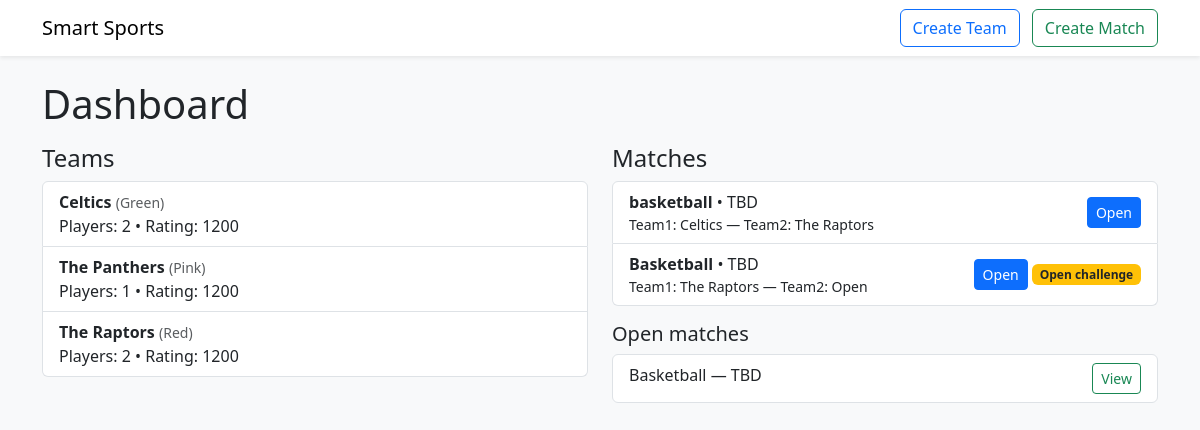
The page / on the database its author committed.
### app/models.py (models this page shows)
class Team(db.Model):
    id = db.Column(db.Integer, primary_key=True)
    name = db.Column(db.String(120), nullable=False)
    color = db.Column(db.String(30), nullable=True)
    skill_rating = db.Column(db.Integer, default=1200)
    created_at = db.Column(db.DateTime, default=datetime.utcnow)
    sport = db.Column(db.String(50), nullable=True, default="soccer")
    captain_id = db.Column(db.Integer, db.ForeignKey('player.id'), nullable=True)
    players = db.relationship("Player", backref="team", lazy=True, foreign_keys="Player.team_id")

class Match(db.Model):
    id = db.Column(db.Integer, primary_key=True)
    sport = db.Column(db.String(80), nullable=False, default="soccer")
    location = db.Column(db.String(200), nullable=True)
    date = db.Column(db.DateTime, nullable=True)
    team1_id = db.Column(db.Integer, db.ForeignKey('team.id'), nullable=True)
    team2_id = db.Column(db.Integer, db.ForeignKey('team.id'), nullable=True)
    stakes = db.Column(db.Float, default=0.0)
    status = db.Column(db.String(50), default="pending")  # pending, locked, completed
    created_at = db.Column(db.DateTime, default=datetime.utcnow)
    team1 = db.relationship("Team", foreign_keys=[team1_id], lazy=True)
    team2 = db.relationship("Team", foreign_keys=[team2_id], lazy=True)

### app/routes.py (the view)
@app.route("/")
def index():
    teams = Team.query.order_by(Team.name).all()
    matches = Match.query.order_by(Match.created_at.desc()).all()
    open_matches = [m for m in matches if (not m.team1_id) or (not m.team2_id)]
    return render_template("index.html", teams=teams, matches=matches, open_matches=open_matches)

### app/templates/index.html
{% extends "base.html" %}
{% block content %}
<h1 class="mb-3">Dashboard</h1>
<div class="row">
  <div class="col-md-6">
    <h4>Teams</h4>
    <div class="list-group">
      {% for t in teams %}
        <a class="list-group-item list-group-item-action" href="{{ url_for('team_detail', team_id=t.id) }}">
          <strong>{{ t.name }}</strong> <small class="text-muted">({{ t.color or 'no color' }})</small>
          <div>Players: {{ t.players|length }} • Rating: {{ t.skill_rating }}</div>
        </a>
      {% else %}
        <div class="text-muted">No teams yet.</div>
      {% endfor %}
    </div>
  </div>
  <div class="col-md-6">
    <h4>Matches</h4>
    <ul class="list-group mb-3">
      {% for m in matches %}
      <li class="list-group-item d-flex justify-content-between align-items-center">
        <div>
          <strong>{{ m.sport }}</strong> • {{ m.location or 'TBD' }}
          <div class="small">Team1: {{ m.team1.name if m.team1 else 'Open' }} — Team2: {{ m.team2.name if m.team2 else 'Open' }}</div>
        </div>
        <div>
          <a class="btn btn-sm btn-primary" href="{{ url_for('match_detail', match_id=m.id) }}">Open</a>
          {% if (not m.team1_id) or (not m.team2_id) %}
            <span class="badge bg-warning text-dark">Open challenge</span>
          {% endif %}
        </div>
      </li>
      {% else %}
        <li class="list-group-item">No matches yet.</li>
      {% endfor %}
    </ul>
    <h5>Open matches</h5>
    <ul class="list-group">
      {% for om in open_matches %}
        <li class="list-group-item d-flex justify-content-between">
          <div>{{ om.sport }} — {{ om.location or 'TBD' }}</div>
          <a class="btn btn-sm btn-outline-success" href="{{ url_for('match_detail', match_id=om.id) }}">View</a>
        </li>
      {% else %}
        <li class="list-group-item text-muted">No open matches</li>
      {% endfor %}
    </ul>
  </div>
</div>
{% endblock %}

### app/templates/base.html (shortened to what this page needs)
<!doctype html>
<html>
<head>
  <link href="https://cdn.jsdelivr.net/npm/bootstrap@5.3.0/dist/css/bootstrap.min.css" rel="stylesheet">
</head>
<body class="bg-light text-dark">
<nav class="navbar navbar-expand-lg navbar-light bg-white shadow-sm mb-4">
  <div class="container">
    <a class="navbar-brand" href="{{ url_for('index') }}">Smart Sports</a>
    <div class="ms-auto">
      <a class="btn btn-outline-primary me-2" href="{{ url_for('create_team') }}">Create Team</a>
      <a class="btn btn-outline-success" href="{{ url_for('create_match') }}">Create Match</a>
    </div>
  </div>
</nav>
<div class="container">
  {% block content %}{% endblock %}
</div>
</body>
</html>

### rows shown on the page
Team: name "Celtics", color "Green", players|length "2", skill_rating "1200"
Team: name "The Panthers", color "Pink", players|length "1", skill_rating "1200"
Team: name "The Raptors", color "Red", players|length "2", skill_rating "1200"
Match: sport "basketball", location "TBD", team1 "Celtics", team2 "The Raptors"
Match: sport "Basketball", location "TBD", team1 "The Raptors", team2 "Open", shows "Open challenge"
